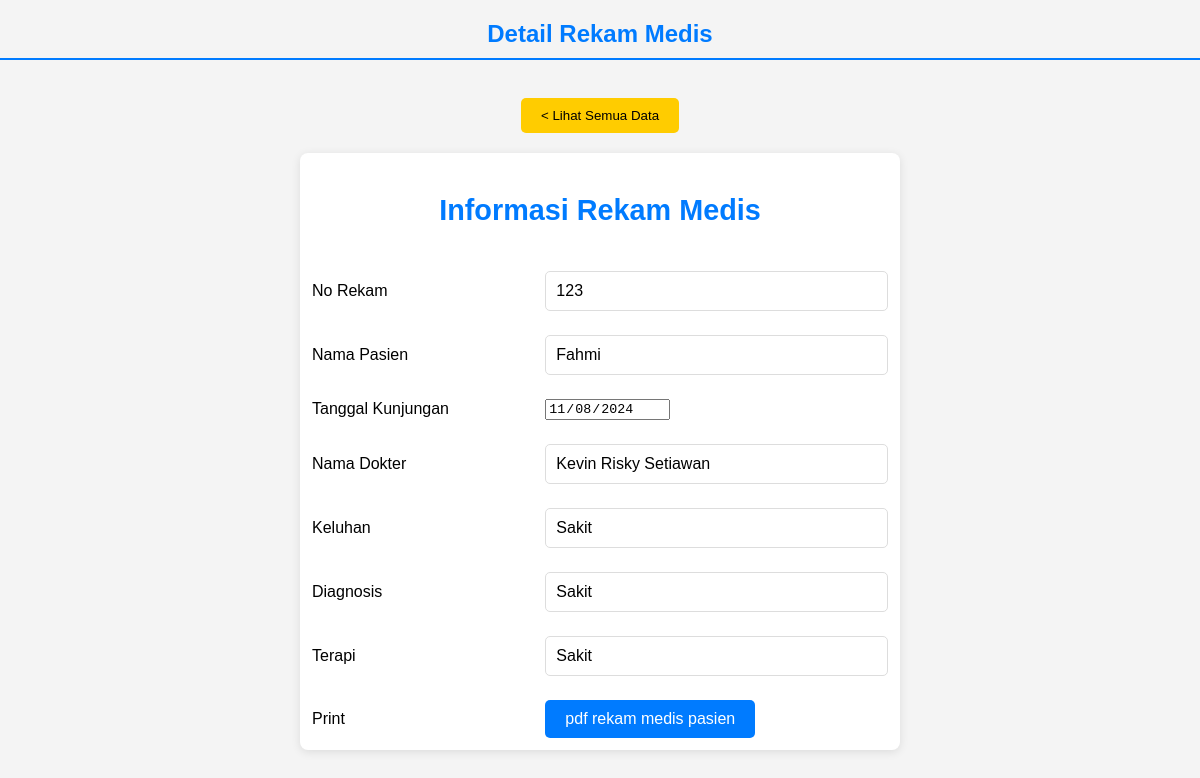
The app's page /detail_pasien.php?no_rek=123 with its own data.
### tables this page shows
CREATE TABLE `rkmedis` (
  `no_rek` varchar(20) NOT NULL,
  `nama_pasien` varchar(50) NOT NULL,
  `tgl_kunjung` date NOT NULL,
  `nama_dokter` varchar(20) NOT NULL,
  `keluhan` varchar(50) NOT NULL,
  `diagnosis` varchar(50) NOT NULL,
  `terapi` varchar(50) NOT NULL
);

### detail_pasien.php (the view, shortened to what this page needs)
<!DOCTYPE html>
<html>
<head>
    <link rel="stylesheet" href="css/form.css">
</head>
<body>
    <div class="judul">
        <h2>Detail Rekam Medis</h2>
    </div>
    <center>
        <br />
        <a href="rmedis.php">
            <button>
                < Lihat Semua Data</button>
        </a>
    </center>
    <?php
    include "koneksi.php";
    $no_rek = isset($_GET['no_rek']) ? $_GET['no_rek'] : null;
    $query = "SELECT * FROM rkmedis WHERE no_rek = '$no_rek'";
    $result = $koneksi->query($query);
    $data = $result->fetch_assoc();
    ?>
    <form>
        <table>
            <tr>
                <td colspan="2">
                    <center>
                        <h3>Informasi Rekam Medis</h3>
                    </center>
                </td>
            </tr>
            <tr>
                <td>No Rekam</td>
                <td><input type="text" value="<?= htmlspecialchars($data['no_rek']); ?>" readonly></td>
            </tr>
            <tr>
                <td>Nama Pasien</td>
                <td><input type="text" value="<?= htmlspecialchars($data['nama_pasien']); ?>" readonly></td>
            </tr>
            <tr>
                <td>Tanggal Kunjungan</td>
                <td><input type="date" value="<?= htmlspecialchars($data['tgl_kunjung']); ?>" readonly></td>
            </tr>
            <tr>
                <td>Nama Dokter</td>
                <td><input type="text" value="<?= htmlspecialchars($data['nama_dokter']); ?>" readonly></td>
            </tr>
            <tr>
                <td>Keluhan</td>
                <td><input type="text" value="<?= htmlspecialchars($data['keluhan']); ?>" readonly></td>
            </tr>
            <tr>
                <td>Diagnosis</td>
                <td><input type="text" value="<?= htmlspecialchars($data['diagnosis']); ?>" readonly></td>
            </tr>
            <tr>
                <td>Terapi</td>
                <td><input type="text" value="<?= htmlspecialchars($data['terapi']); ?>" readonly></td>
            </tr>
            <tr>
                <td>Print</td>
                <td><a href="pdf_rkmedis.php?no_rek=<?= htmlspecialchars($data['no_rek']); ?>" class="button" style="display: inline-block; padding: 10px 20px; background: #007bff; color: #fff; text-decoration: none; border: none; border-radius: 5px; cursor: pointer;">
                    pdf rekam medis pasien</a>
                </td>
            </tr>
        </table>
    </form>
</body>
</html>

### css/form.css (style rules this page uses)
* { box-sizing: border-box; }
body { font-family: "Arial", sans-serif; margin: 0; padding: 0; background-color: #f4f4f4; }
.judul h2 { text-align: center; color: #007bff; border-bottom: 2px solid #007bff; padding-bottom: 10px; margin: 20px 0; }
button { display: inline-block; padding: 10px 20px; background: #007bff; color: #fff; text-decoration: none; border: none; border-radius: 5px; cursor: pointer; transition: background 0.3s; }
a button { padding: 10px 20px; background: #ffcc00; color: #000; text-decoration: none; border: none; border-radius: 5px; cursor: pointer; transition: background 0.3s; margin-bottom: 20px; }
h3 { color: #007bff; font-size: 1.8em; margin-bottom: 20px; }
table { width: 100%; max-width: 600px; margin: 0 auto; border-collapse: collapse; background: #fff; padding: 20px; border-radius: 8px; box-shadow: 0 2px 10px rgba(0, 0, 0, 0.1); }
table tr td { padding: 12px; font-size: 1em; vertical-align: middle; }
table tr td input[type="text"] { width: 100%; padding: 10px; border: 1px solid #ddd; border-radius: 5px; font-size: 1em; }

### records on screen
rkmedis: no_rek "123", nama_pasien "Fahmi", tgl_kunjung "11/08/2024", nama_dokter "Kevin Risky Setiawan", keluhan "Sakit", diagnosis "Sakit", terapi "Sakit"
